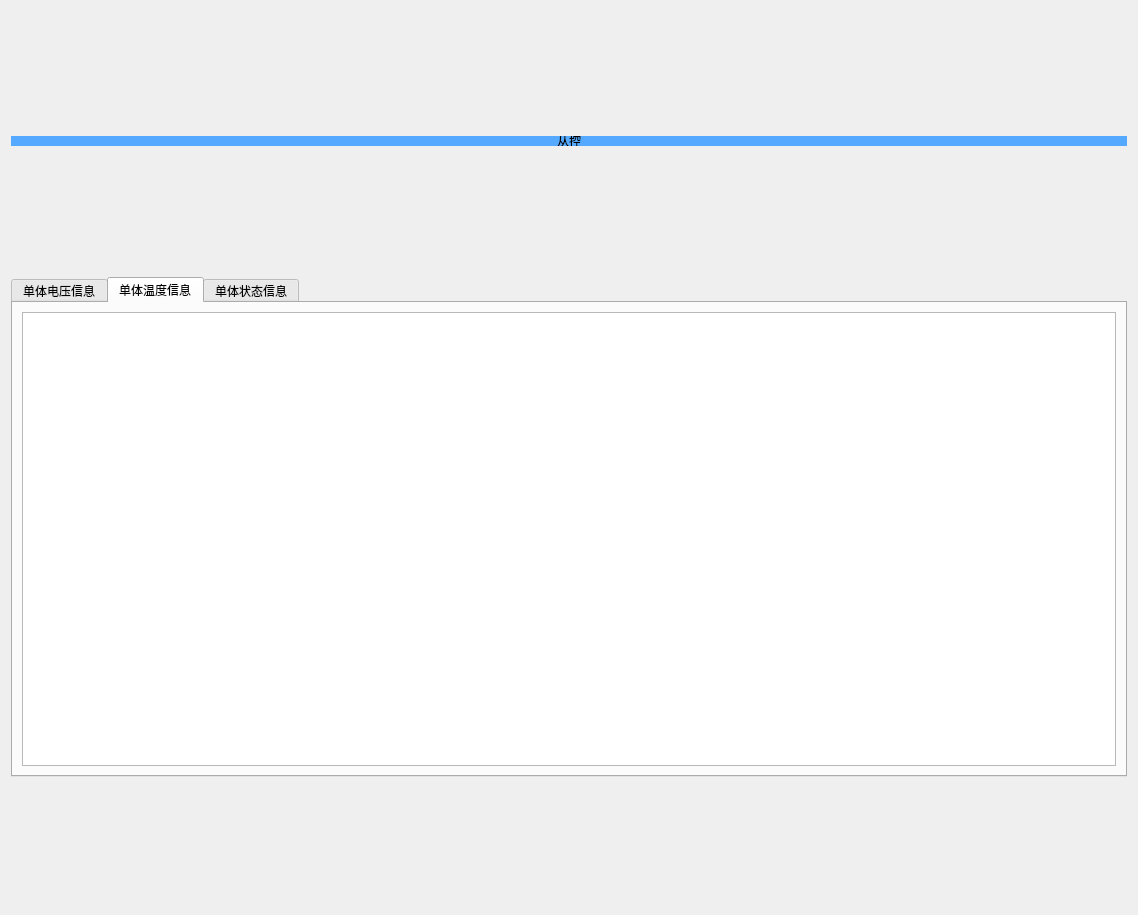
<?xml version="1.0" encoding="UTF-8"?>
<ui version="4.0">
 <class>SlaveItemInfo</class>
 <widget class="QWidget" name="SlaveItemInfo">
  <property name="geometry">
   <rect>
    <x>0</x>
    <y>0</y>
    <width>1138</width>
    <height>915</height>
   </rect>
  </property>
  <property name="windowTitle">
   <string>Form</string>
  </property>
  <layout class="QVBoxLayout" name="verticalLayout">
   <item>
    <widget class="QLabel" name="LabelInfo">
     <property name="maximumSize">
      <size>
       <width>16777215</width>
       <height>10</height>
      </size>
     </property>
     <property name="styleSheet">
      <string notr="true">background-color: rgb(85, 170, 255);</string>
     </property>
     <property name="text">
      <string>从控</string>
     </property>
     <property name="alignment">
      <set>Qt::AlignCenter</set>
     </property>
    </widget>
   </item>
   <item>
    <layout class="QGridLayout" name="gridLayout"/>
   </item>
   <item>
    <widget class="QTabWidget" name="tabWidget">
     <property name="maximumSize">
      <size>
       <width>16777215</width>
       <height>500</height>
      </size>
     </property>
     <property name="currentIndex">
      <number>1</number>
     </property>
     <widget class="QWidget" name="tab">
      <attribute name="title">
       <string>单体电压信息</string>
      </attribute>
      <layout class="QVBoxLayout" name="verticalLayout_3">
       <item>
        <widget class="QTableWidget" name="tableWidget">
         <property name="styleSheet">
          <string notr="true"/>
         </property>
        </widget>
       </item>
      </layout>
     </widget>
     <widget class="QWidget" name="tab_2">
      <attribute name="title">
       <string>单体温度信息</string>
      </attribute>
      <layout class="QVBoxLayout" name="verticalLayout_4">
       <item>
        <widget class="QTableWidget" name="tableWidget_2"/>
       </item>
      </layout>
     </widget>
     <widget class="QWidget" name="tab_3">
      <attribute name="title">
       <string>单体状态信息</string>
      </attribute>
      <layout class="QVBoxLayout" name="verticalLayout_5">
       <item>
        <widget class="QTableWidget" name="tableWidget_3">
         <property name="styleSheet">
          <string notr="true"/>
         </property>
        </widget>
       </item>
      </layout>
     </widget>
    </widget>
   </item>
  </layout>
 </widget>
 <resources/>
 <connections/>
</ui>
